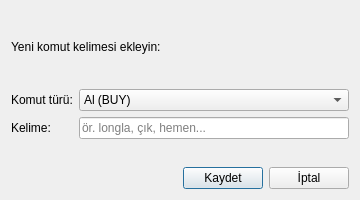
<?xml version="1.0" encoding="UTF-8"?>
<ui version="4.0">
 <class>CommandKeywordsDialog</class>
 <widget class="QDialog" name="CommandKeywordsDialog">
  <property name="geometry">
   <rect>
    <x>0</x>
    <y>0</y>
    <width>360</width>
    <height>200</height>
   </rect>
  </property>
  <property name="windowTitle">
   <string>Komut Ekle</string>
  </property>
  <layout class="QVBoxLayout" name="verticalLayout">
   <item>
    <widget class="QLabel" name="lblInfo">
     <property name="text">
      <string>Yeni komut kelimesi ekleyin:</string>
     </property>
    </widget>
   </item>
   <item>
    <layout class="QFormLayout" name="formLayout">
     <property name="fieldGrowthPolicy">
      <enum>QFormLayout::AllNonFixedFieldsGrow</enum>
     </property>
     <item row="0" column="0">
      <widget class="QLabel" name="lblCategory">
       <property name="text">
        <string>Komut türü:</string>
       </property>
      </widget>
     </item>
     <item row="0" column="1">
      <widget class="QComboBox" name="cmbCategory">
       <item>
        <property name="text">
         <string>Al (BUY)</string>
        </property>
       </item>
       <item>
        <property name="text">
         <string>Sat (SELL)</string>
        </property>
       </item>
       <item>
        <property name="text">
         <string>Ters Çevir (REVERSE)</string>
        </property>
       </item>
       <item>
        <property name="text">
         <string>Yok say (STOP)</string>
        </property>
       </item>
      </widget>
     </item>
     <item row="1" column="0">
      <widget class="QLabel" name="lblWord">
       <property name="text">
        <string>Kelime:</string>
       </property>
      </widget>
     </item>
     <item row="1" column="1">
      <widget class="QLineEdit" name="lineWord">
       <property name="placeholderText">
        <string>ör. longla, çık, hemen...</string>
       </property>
      </widget>
     </item>
    </layout>
   </item>
   <item>
    <layout class="QHBoxLayout" name="horizontalLayout">
     <item>
      <spacer name="horizontalSpacer">
       <property name="orientation">
        <enum>Qt::Horizontal</enum>
       </property>
       <property name="sizeHint" stdset="0">
        <size>
         <width>40</width>
         <height>20</height>
        </size>
       </property>
      </spacer>
     </item>
     <item>
      <widget class="QPushButton" name="btnSave">
       <property name="text">
        <string>Kaydet</string>
       </property>
       <property name="default">
        <bool>true</bool>
       </property>
      </widget>
     </item>
     <item>
      <widget class="QPushButton" name="btnCancel">
       <property name="text">
        <string>İptal</string>
       </property>
      </widget>
     </item>
    </layout>
   </item>
  </layout>
 </widget>
 <resources/>
 <connections>
  <connection>
   <sender>btnCancel</sender>
   <signal>clicked()</signal>
   <receiver>CommandKeywordsDialog</receiver>
   <slot>reject()</slot>
   <hints>
    <hint type="sourcelabel">
     <x>280</x>
     <y>160</y>
    </hint>
    <hint type="destinationlabel">
     <x>180</x>
     <y>100</y>
    </hint>
   </hints>
  </connection>
 </connections>
</ui>
